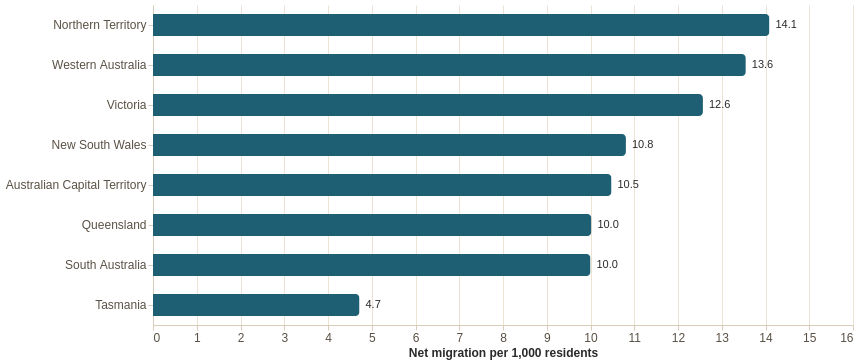

Write the Vega-Lite specification saved for this chart.
### Vega-Lite specification from a JSON file in a GitHub repository (floating-point values rounded to 4 significant figures)
{"$schema": "https://vega.github.io/schema/vega-lite/v5.json", "description": "Net overseas migration per 1,000 residents by state, 2024-25. Derived by combining ABS Migration figures with ABS June 2024 Population estimates. Reveals that smaller territories receive a far larger relative share than their population would suggest.", "width": 700, "height": 320, "background": "transparent", "config": {"view": {"stroke": null}, "axis": {"labelFont": "Inter Tight, sans-serif", "titleFont": "Inter Tight, sans-serif", "labelFontSize": 12, "titleFontSize": 12, "labelColor": "#5a5145", "titleColor": "#2a2a2a", "domainColor": "#d8cdb8", "tickColor": "#d8cdb8", "gridColor": "#ece3d4"}, "font": "Inter Tight, sans-serif"}, "data": {"values": [{"state": "New South Wales", "state_code": "NSW", "nom_overseas": 97270, "nom_australian": -5700, "nom_total": 91570, "population": 8469600, "per_1000": 10.81}, {"state": "Victoria", "state_code": "VIC", "nom_overseas": 92410, "nom_australian": -4640, "nom_total": 87770, "population": 6981400, "per_1000": 12.57}, {"state": "Queensland", "state_code": "QLD", "nom_overseas": 58730, "nom_australian": -2990, "nom_total": 55740, "population": 5560500, "per_1000": 10.02}, {"state": "South Australia", "state_code": "SA", "nom_overseas": 19540, "nom_australian": -810, "nom_total": 18730, "population": 1873000, "per_1000": 10.0}, {"state": "Western Australia", "state_code": "WA", "nom_overseas": 42420, "nom_australian": -2010, "nom_total": 40410, "population": 2981400, "per_1000": 13.55}, {"state": "Tasmania", "state_code": "TAS", "nom_overseas": 2970, "nom_australian": -250, "nom_total": 2720, "population": 575700, "per_1000": 4.72}, {"state": "Northern Territory", "state_code": "NT", "nom_overseas": 3850, "nom_australian": -240, "nom_total": 3610, "population": 256200, "per_1000": 14.09}, {"state": "Australian Capital Territory", "state_code": "ACT", "nom_overseas": 5410, "nom_australian": -430, "nom_total": 4980, "population": 475300, "per_1000": 10.48}]}, "layer": [{"mark": {"type": "bar", "cornerRadiusEnd": 4, "height": 22, "color": "#1e5f74"}, "encoding": {"y": {"field": "state", "type": "nominal", "sort": "-x", "axis": {"title": null, "labelLimit": 200}}, "x": {"field": "per_1000", "type": "quantitative", "axis": {"title": "Net migration per 1,000 residents", "grid": true}}, "tooltip": [{"field": "state", "type": "nominal", "title": "State"}, {"field": "nom_total", "type": "quantitative", "title": "Net migration", "format": ","}, {"field": "population", "type": "quantitative", "title": "Population", "format": ","}, {"field": "per_1000", "type": "quantitative", "title": "Per 1,000", "format": ".2f"}]}}, {"mark": {"type": "text", "align": "left", "dx": 6, "fontSize": 11, "fontWeight": 500, "color": "#2a2a2a"}, "encoding": {"y": {"field": "state", "type": "nominal", "sort": "-x"}, "x": {"field": "per_1000", "type": "quantitative"}, "text": {"field": "per_1000", "type": "quantitative", "format": ".1f"}}}]}
